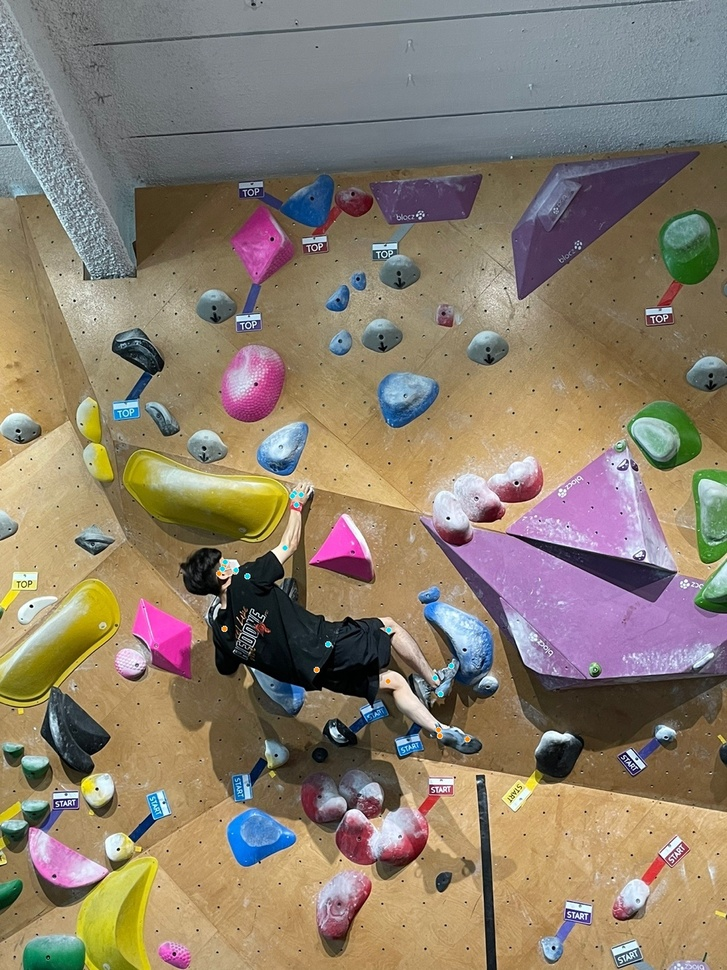
#> input picture openCV/Image/jjw_01.jpg, 727 x 970 px, shrunk from 1080 x 1440 before the run
$ jupyter execute '27. 모폴로지 연산.ipynb'
#> lines starting #> are read from the running program, lines starting #| are printed output that depends on the picture
[cell 1]
import numpy as np
import cv2

src = cv2.imread('Image/jjw_01.jpg')
#> src is the input picture: shape (970, 727, 3); mean B, G, R 110.2, 126.6, 139.5

kernel = cv2.getStructuringElement(cv2.MORPH_CROSS, (9,9))
dst = cv2.morphologyEx(src, cv2.MORPH_OPEN, kernel, iterations=9)
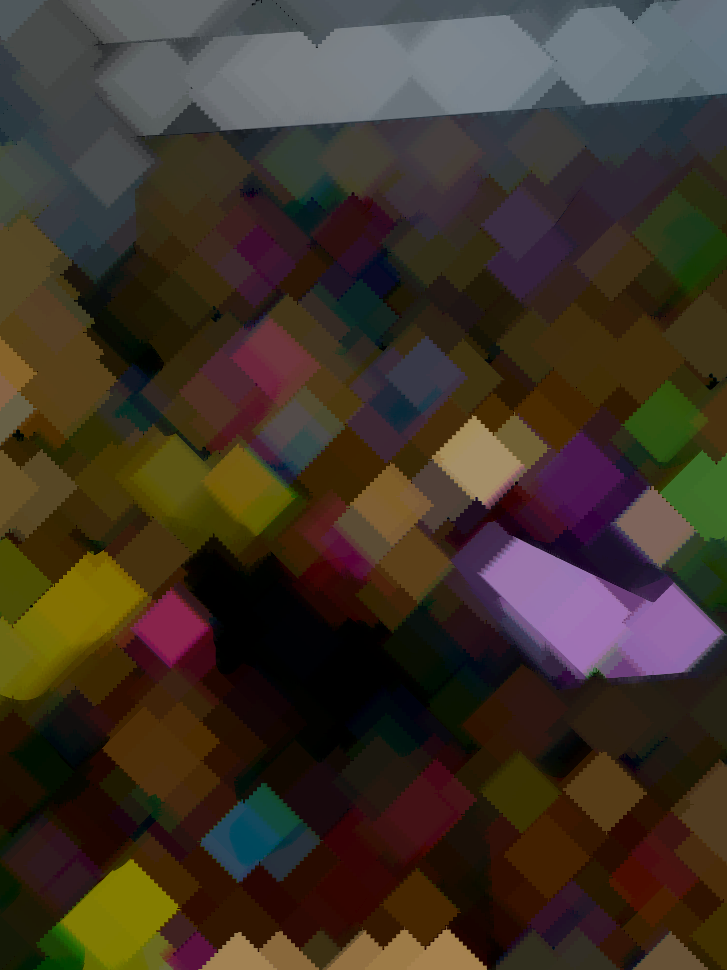
#> dst: shape (970, 727, 3); mean B, G, R 38.8, 50.7, 62.4

cv2.imshow('dst', dst)
cv2.waitKey(0)
cv2.destroyAllWindows()


$ run again, with openCV/Image/beach.jpg copied over openCV/Image/jjw_01.jpg
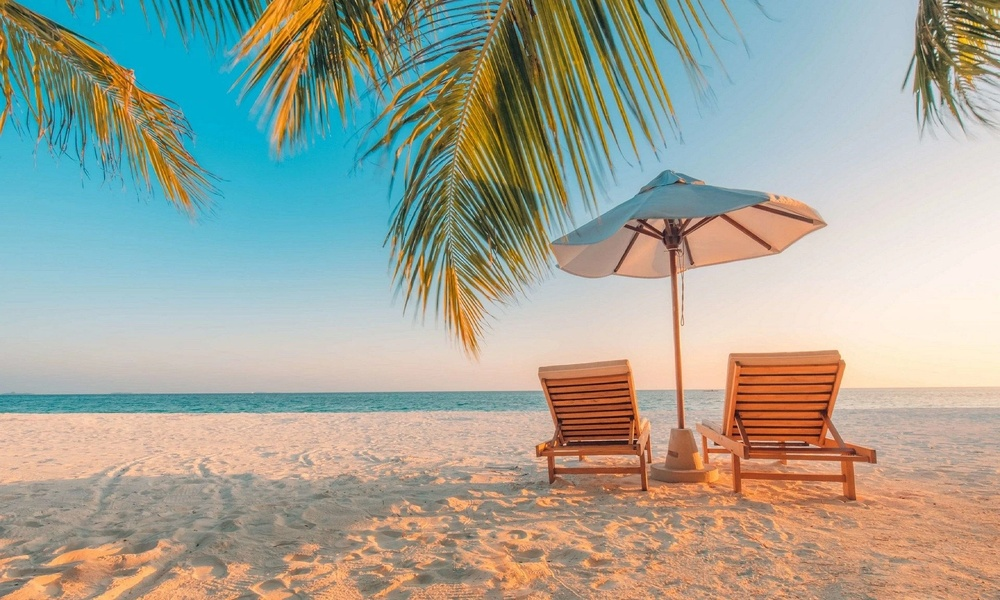
#> input picture openCV/Image/beach.jpg, 1000 x 600 px, shrunk from 1920 x 1152 before the run
#> src is the input picture: shape (600, 1000, 3); mean B, G, R 152.1, 165, 162.8
#> `dst = cv2.morphologyEx(src, cv2.MORPH_OPEN, kernel, iterations=9)`:
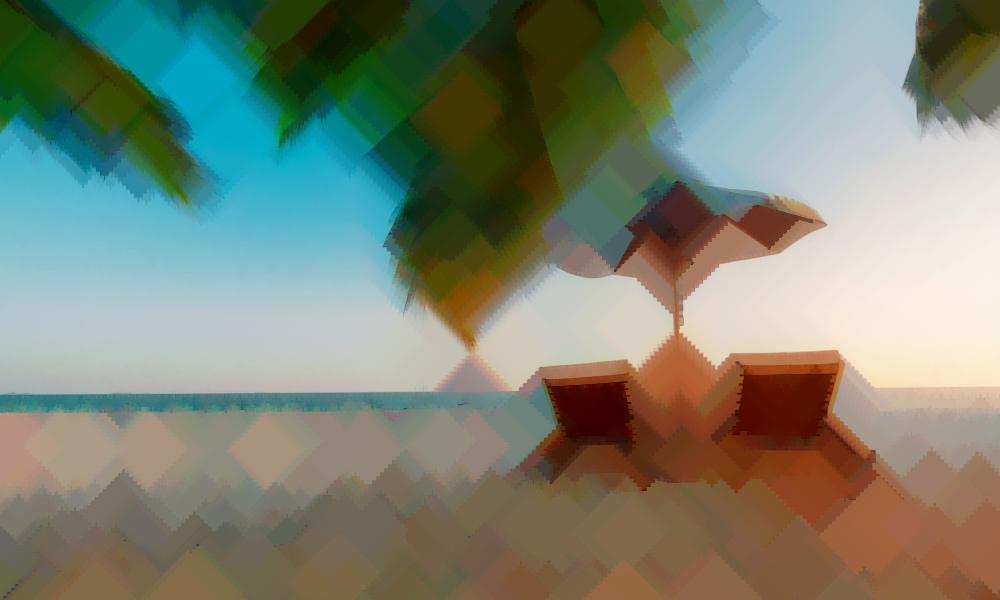
#> dst: shape (600, 1000, 3); mean B, G, R 115.6, 131.4, 123
